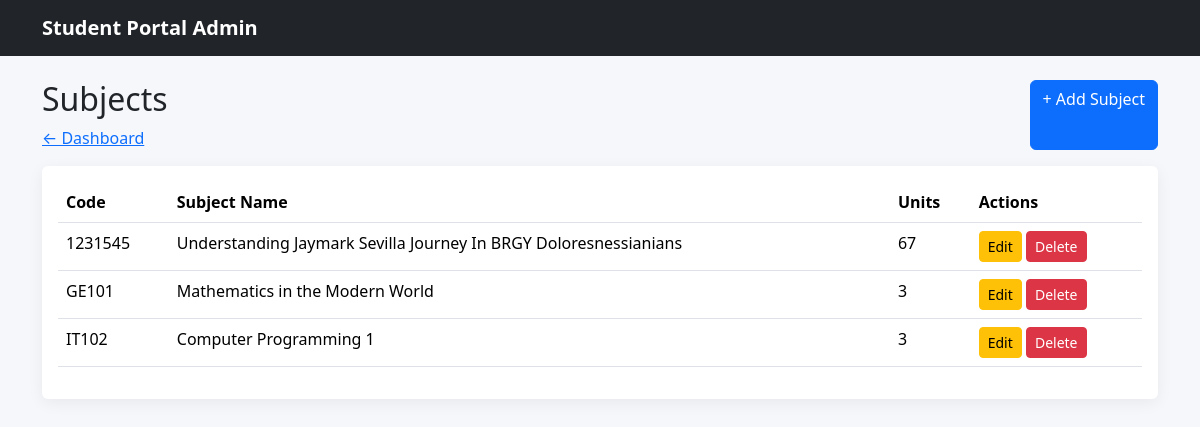
Page /admin/subjects/index.php (signed in) on the committed database.
### tables this page shows
CREATE TABLE `subjects` (
  `id` int(11) NOT NULL,
  `subject_code` varchar(20) NOT NULL,
  `subject_name` varchar(100) NOT NULL,
  `units` int(11) NOT NULL
);

### admin/subjects/index.php (the view, shortened to what this page needs)
<?php
    include "../../config/database.php";
    $sql = "SELECT * FROM subjects   ORDER BY id DESC";
    $result = mysqli_query($conn, $sql);
?>
<!doctype html>
<html lang="en">
<head>
    <link
        href="../../assets/vendor/bootstrap/css/bootstrap.min.css"
        rel="stylesheet"
    >
    <link
        href="../../assets/css/style.css"
        rel="stylesheet"
    >
</head>
<body>
    <nav class="navbar navbar-dark bg-dark">
        <div class="container">
            <a
                class="navbar-brand"
                href="dashboard.html"
            >
                Student Portal Admin
            </a>
        </div>
    </nav>
    <div class="container py-4">
        <div class="d-flex justify-content-between mb-3">
            <div>
                <h2>Subjects</h2>
                <a href="../dashboard.php">
                    ← Dashboard
                </a>
            </div>
            <a
                href="create.php"
                class="btn btn-primary"
            >
                + Add Subject
            </a>
        </div>
        <div class="card">
            <div class="card-body">
                <table class="table">
                    <thead>
                        <tr>
                            <th>Code</th>
                            <th>Subject Name</th>
                            <th>Units</th>
                            <th>Actions</th>
                        </tr>
                    </thead>
                    <tbody>
                         <?php
                            while($row = mysqli_fetch_assoc($result)){?>
                        <tr>
                            <td><?php echo htmlspecialchars($row["subject_code"]); ?></td>
                            <td>
                                <?php echo htmlspecialchars($row["subject_name"]); ?>
                            </td>
                            <td><?php echo htmlspecialchars($row["units"]); ?></td>
                            <td>
                                <a
                                    class="btn btn-warning btn-sm"
                                     href="edit.php?id=<?php echo $row['id']; ?>"
                                    onclick="return confirm('Are you sure you want to edit this record bro?')"
                                >
                                    Edit
                                </a>
                                <a
                                    class="btn btn-danger btn-sm"
                                    href="delete.php?id=<?php echo $row['id']; ?>"
                                    onclick="return confirm('Are you sure you want to delete this Subject?')"
                                >
                                    Delete
                                </a>
                            </td>
                        </tr>
                        <?php } ?>
                    </tbody>
                </table>
            </div>
        </div>
    </div>
</body>
</html>

### assets/css/style.css (style rules this page uses)
body { background: #f5f7fb; }
.navbar-brand { font-weight: 700; }
.card { border: 0; box-shadow: 0 0.25rem 1rem rgba(0,0,0,.06); }

### rows in the picture
subjects: subject_code "1231545", subject_name "Understanding Jaymark Sevilla Journey In BRGY Doloresnessianians", units "67"
subjects: subject_code "GE101", subject_name "Mathematics in the Modern World", units "3"
subjects: subject_code "IT102", subject_name "Computer Programming 1", units "3"
